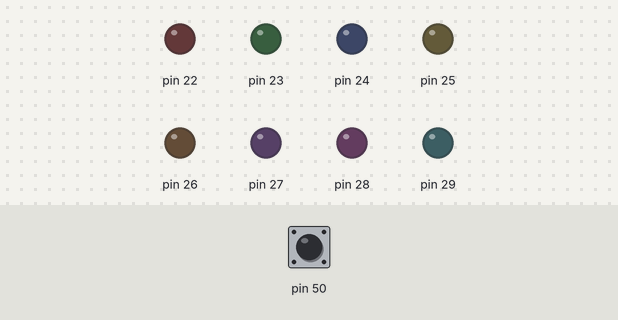
The sketch below on a simulated Arduino Mega 2560, built with avr-gcc and run on an emulated ATmega2560. Shown: output pins drawn as LEDs (lit = HIGH). Inputs (shaded band) come from the test bench; at power-on: pin 50 LOW.

Above: at 1.2 s.
1.3 s: pin 50 driven HIGH
At 2.7 s:
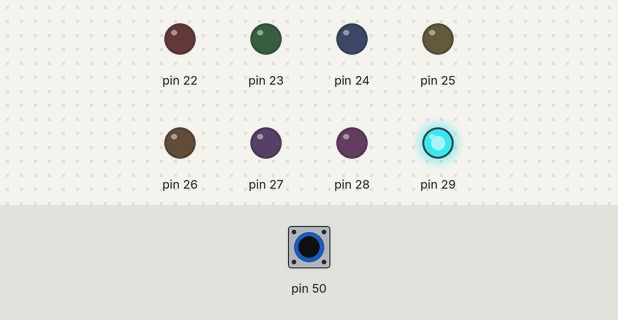
At 3.9 s:
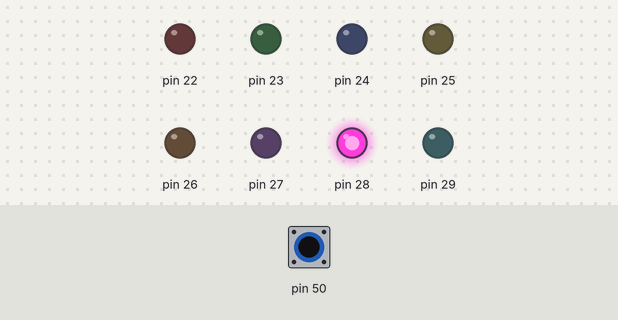
7.3 s: pin 50 driven LOW
At 8.7 s:
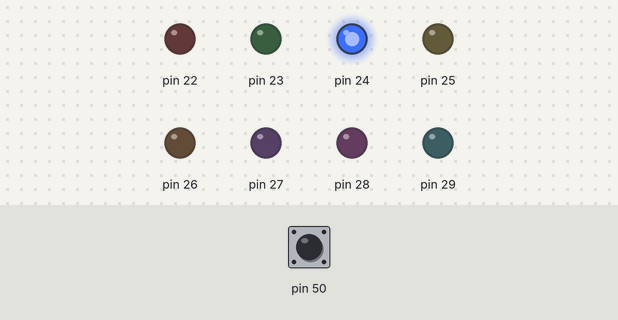
Timing chart, 0 to 10.3 s (numbered marks = the images above; inputs shaded):
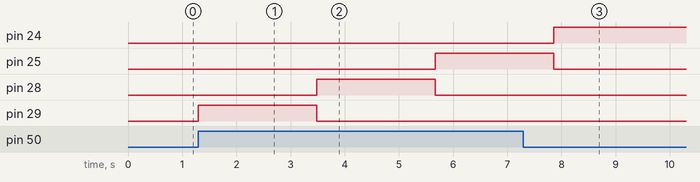

Measured:
- after the input at 1.3 s, pin 25: LOW → HIGH after 4.4 s; pin 28: LOW → HIGH after 2.2 s, → LOW 2.2 s later; pin 29: LOW → HIGH at once, → LOW 2.2 s later
- after the input at 7.3 s, pin 24: goes on until 7.9 s, then stays HIGH; pin 25: goes on until 7.9 s, then stays LOW; pin 28: stays LOW (without the input it goes to HIGH after 4.9 s); pin 29: stays LOW (without the input it goes to HIGH after 2.8 s)

The sketch:

ETALVIS_Problem_09_05.ino
```cpp
//EMBEDDED SYSTEMS PROGRAMMING - GPIO
//SWITCH MONITOR  PROBLEMS
//SET 09 PROBLEM 05
//Connect 8 LEDs on PORT A and connect 8 push button switches on PORT B
//Press  3rd switch  glow 7th LED delay, 6th LED delay,3rd LED delay, 2nd LED delay.
void delay1(void);
void setup() {
  // put your setup code here, to run once:
  volatile char *ddra, *ddrb;
  ddra = 0x21; ddrb = 0x24;
  *ddra = 0xFF; // Set Port A as output
  *ddrb = 0x00; // Set Port B as output
}

void loop() {
  // put your main code here, to run repeatedly:
  volatile char *outA, *inB, x;
  outA = 0x22; inB = 0x23;
  int count = 0;
  unsigned char led[4] = {0x80, 0x40, 0x08, 0x04};
  while((*inB & 0x08)==0x08)
  {
    for(count = 0;count<4;count++)
    {
      *outA = led[count];
      delay1();
    }
  }
}
void delay1(void)
{
  volatile long d;
  for (d = 0; d < 1000000; d++);
}
```
